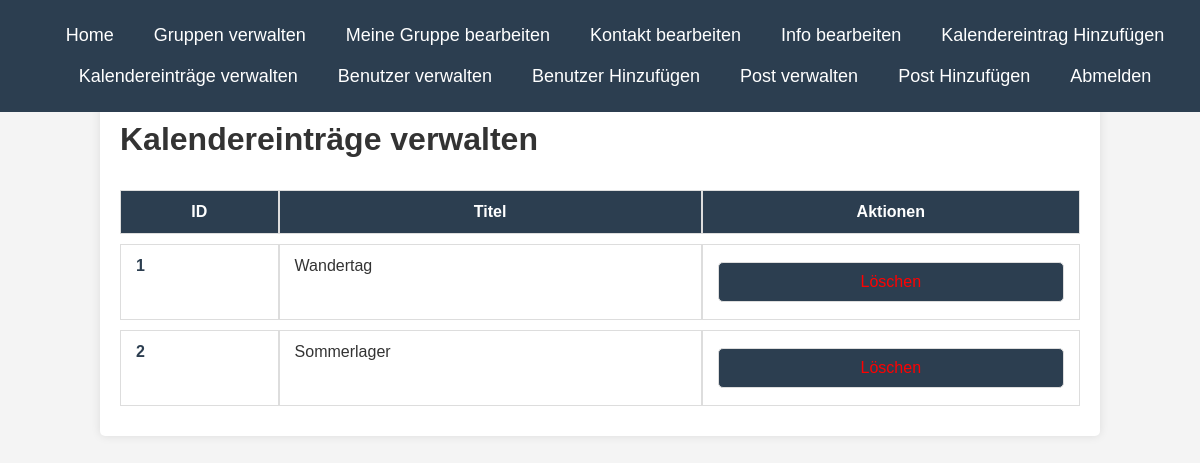
Screenshot of /manage_calendar.php (signed in) with the database file from the repository.
### tables this page shows
CREATE TABLE calendar (
    id INT AUTO_INCREMENT PRIMARY KEY,
    title VARCHAR(100) NOT NULL,
    description TEXT,
    date DATE NOT NULL,
    time TIME NOT NULL,
    pickup_date DATE NOT NULL,
    pickup_time TIME NOT NULL
);

### manage_calendar.php (the view, shortened to what this page needs)
<?php
include 'db.php';
include 'navbareddit.php';
$result = $conn->query("SELECT id, title FROM calendar ORDER BY id");
?>
<!DOCTYPE html>
<html lang="de">
<head>
    <link rel="stylesheet" href="styles.css">
</head>
<body>
<div class="container">
    <h1>Kalendereinträge verwalten</h1>
    <table class="calendar-table">
        <thead>
            <tr>
                <th>ID</th>
                <th>Titel</th>
                <th>Aktionen</th>
            </tr>
        </thead>
        <tbody>
        <?php while ($row = $result->fetch_assoc()): ?>
            <tr>
                <td><?= $row['id'] ?></td>
                <td><?= htmlspecialchars($row['title']) ?></td>
                <td>
                    <button href="?delete=<?= $row['id'] ?>" onclick="return confirm('Kalendereintrag wirklich löschen?');" style="color:red;">Löschen</button>
                </td>
            </tr>
        <?php endwhile; ?>
        </tbody>
    </table>
</div>
</body>
</html>

### styles.css (style rules this page uses)
body { font-family: Arial, sans-serif; background-color: #f4f4f4; color: #333; margin: 0; padding: 0; }
body { padding-top: 60px; }
.container { width: 80%; margin: 20px auto; background: white; padding: 20px; box-shadow: 0 0 10px rgba(0, 0, 0, 0.1); border-radius: 5px; }
input, textarea, select, button { width: 100%; padding: 10px; margin: 5px 0; border: 1px solid #ddd; border-radius: 5px; }
button { background-color: #2c3e50; color: white; font-size: 16px; cursor: pointer; }
.calendar-table { width: 100%; border-collapse: separate; border-spacing: 0 10px; font-size: 16px; text-align: left; }
.calendar-table th { background-color: #2c3e50; color: white; padding: 12px 15px; border: 1px solid #ddd; text-align: center; position: sticky; top: 0; }
.calendar-table td { padding: 12px 15px; border: 1px solid #ddd; background-color: #ffffff; vertical-align: top; }
.calendar-table tr { transition: background-color 0.3s ease; }
.calendar-table tr:nth-child(even) { background-color: #2c3e50; }
.calendar-table td:first-child { font-weight: bold; color: #2c3e50; }

### rows the page displays
calendar: id "1", title "Wandertag"
calendar: id "2", title "Sommerlager"
